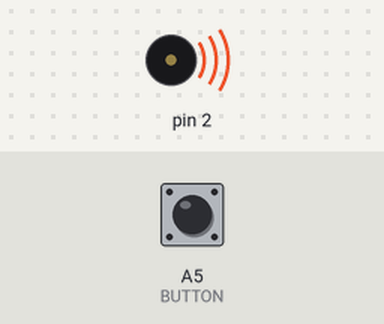
The sketch below on a simulated Arduino Uno, built with avr-gcc and run on an emulated ATmega328P. On the bench: buzzer (waves = sounding). The inputs (shaded band) are chosen by the test bench; at power-on: A5 (BUTTON) HIGH. What the sketch prints to the serial monitor is not drawn.

Above: at 0.58 s.
At 5.4 s:
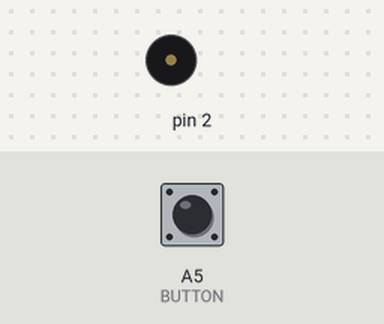
Timing chart, 0 to 6.9 s (numbered marks = the images above):
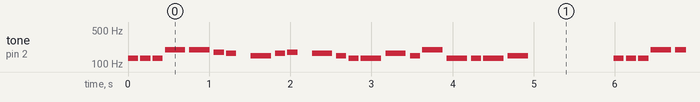

The sketch:

_0519_2.ino
```cpp
//音樂部分(巨集)
#define NOTE_C3 131
#define NOTE_D3 147
#define NOTE_E3 165
#define NOTE_F3 175
#define NOTE_G3 196
#define NOTE_A3 220
#define NOTE_B3 247
#define NOTE_C4 262

//圖形部分(巨集)
#define ROW1 13
#define ROW2 12
#define ROW3 11
#define ROW4 10
#define ROW5 9
#define ROW6 8
#define ROW7 7
#define ROW8 6

#define COL1 5
#define COL2 4
#define COL3 3
#define COL4 A4
#define COL5 A3
#define COL6 A2
#define COL7 A1
#define COL8 A0

#define BUTTON A5

//音樂部分(陣列)
int melody[] = {
  NOTE_C3, NOTE_C3, NOTE_C3, NOTE_G3, NOTE_G3, NOTE_F3, NOTE_E3, 0, NOTE_D3, NOTE_E3, NOTE_F3, 0, NOTE_E3,
  NOTE_D3, NOTE_C3, NOTE_C3, NOTE_E3, NOTE_D3, NOTE_G3, NOTE_C3, NOTE_C3, NOTE_C3, NOTE_D3
};

int melody2[] = {
  NOTE_C3, NOTE_E3, NOTE_C3, NOTE_E3, NOTE_C3, NOTE_D3, NOTE_E3, NOTE_D3, NOTE_G3, NOTE_A3, NOTE_E3,
  NOTE_B3, NOTE_C4, NOTE_B3, NOTE_C4, NOTE_B3, NOTE_A3, NOTE_G3, NOTE_E3, NOTE_G3, NOTE_D3, NOTE_E3, NOTE_C3
};

int noteDurations[] = {
  8, 8, 8, 4, 4, 8, 8, 8, 4, 8, 8, 8, 4,
  8, 8, 4, 4, 8, 4, 4, 8, 4, 4
};

int noteDurations2[] = {
  4, 4, 4, 4, 4, 8, 8, 4, 4, 8, 8,
  8, 8, 8, 16, 16, 16, 8, 8, 8, 8, 8, 4
};

//圖形部分(矩陣)
const int row[] = { ROW1, ROW2, ROW3, ROW4, ROW5, ROW6, ROW7, ROW8 };
const int col[] = { COL1, COL2, COL3, COL4, COL5, COL6, COL7, COL8 };

byte scan[8][8] = {
  {1,0,0,0,0,0,0,0},
  {0,1,0,0,0,0,0,0},
  {0,0,1,0,0,0,0,0},
  {0,0,0,1,0,0,0,0},
  {0,0,0,0,1,0,0,0},
  {0,0,0,0,0,1,0,0},
  {0,0,0,0,0,0,1,0},
  {0,0,0,0,0,0,0,1}
};

byte circle[8][8] = { //實際上改成了笑臉
  {1,1,0,0,0,0,1,1},
  {1,0,1,1,1,1,0,1},
  {0,1,0,1,1,0,1,0},
  {0,1,1,1,1,1,1,0},
  {0,1,0,1,1,0,1,0},
  {0,1,1,0,0,1,1,0},
  {1,0,1,1,1,1,0,1},
  {1,1,0,0,0,0,1,1}
};

byte H[8][8] = { //實際上改成了正方形的笑臉
  {0,0,0,0,0,0,0,0},
  {0,1,1,1,1,1,1,0},
  {0,1,0,1,1,0,1,0},
  {0,1,1,1,1,1,1,0},
  {0,1,0,1,1,0,1,0},
  {0,1,1,0,0,1,1,0},
  {0,1,1,1,1,1,1,0},
  {0,0,0,0,0,0,0,0}
};

byte previousState=1, presentState=1;
byte patternNumber=0, melodyNumber=0;

int thisNote = -1, noteDuration = 0;
long previousTime = 0, presentTime = 0, pauseBetweenNotes = 0;

void setup()
{
  for (byte i = 0; i <= sizeof(row); i++) {
    pinMode(row[i], OUTPUT);
  }
  for (byte i = 0; i <= sizeof(col); i++) {
    pinMode(col[i], OUTPUT);
  }

  pinMode(BUTTON, INPUT_PULLUP);
  Serial.begin(9600);
}

void checkToPlay(int num){
if(num == 0){
  presentTime = millis();
  if(presentTime - previousTime >= pauseBetweenNotes){
    thisNote += 1;
    if(thisNote >= 23){
      thisNote = -1;
      pauseBetweenNotes = 1000;
      previousTime = millis();
    } else{
      noteDuration = 1000 / noteDurations[thisNote];
      tone(2, melody[thisNote], noteDuration);
      pauseBetweenNotes = noteDuration * 1.2;
      previousTime = millis();
    }
  }
}
if(num == 1){
  presentTime = millis();
  if(presentTime - previousTime >= pauseBetweenNotes){
    thisNote += 1;
    if(thisNote >= 23){
      thisNote = -1;
      pauseBetweenNotes = 1000;
      previousTime = millis();
    } else{
      noteDuration = 1000 / noteDurations2[thisNote];
      tone(2, melody2[thisNote], noteDuration);
      pauseBetweenNotes = noteDuration * 1.2;
      previousTime = millis();
    }
  }
}
}


void loop()
{
  presentState = digitalRead(BUTTON);//讀取按鈕
  Serial.println(presentState);
  if(presentState == 0 && previousState == 1){ //按下按鈕
    patternNumber++;
    melodyNumber++;
    if(patternNumber > 1) patternNumber = 0;
    if(melodyNumber > 1) melodyNumber = 0;
    thisNote = 23;
  }

  if(patternNumber == 0) showPattern(circle);
  else if(patternNumber == 1) showPattern(H);

  if(melodyNumber == 0) checkToPlay(0);
  else if(melodyNumber == 1) checkToPlay(1);

  delay(2);
  previousState = presentState;

  //delay(50);
}


void showPattern(byte matrix[8][8]){
  for(byte i = 0; i < 8; i++){
    for(byte j = 0; j < 8; j++){
      digitalWrite(row[j], scan[i][j]);
      digitalWrite(col[j], matrix[i][j]);
    }
    for(byte j = 0; j < 8; j++){
      digitalWrite(row[j], LOW);
      digitalWrite(col[j], HIGH);
    }
  }
  //delay(2);
}
```

Measured:
- by itself, tone on pin 2: plays 131 Hz for 0.13 s, 131 Hz for 0.13 s, 131 Hz for 0.13 s, 196 Hz for 0.25 s, 196 Hz for 0.25 s, 175 Hz for 0.13 s … (461 notes in this stretch)
